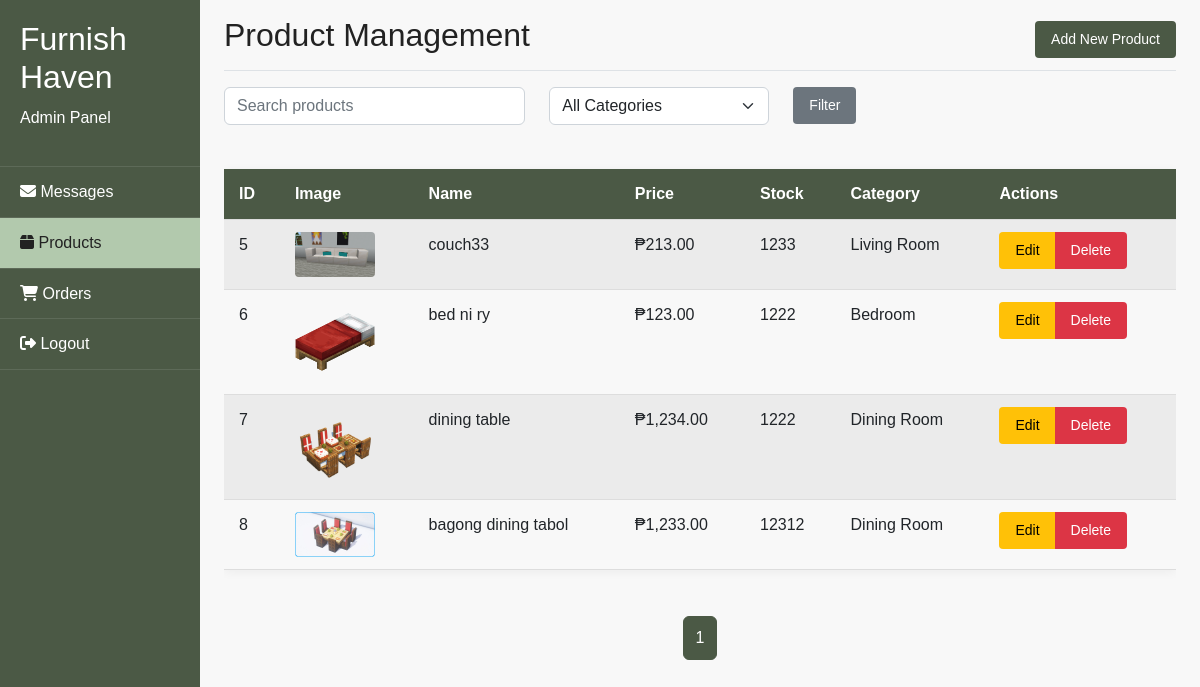
/admin_products.php, run on an earlier commit of the app's database.
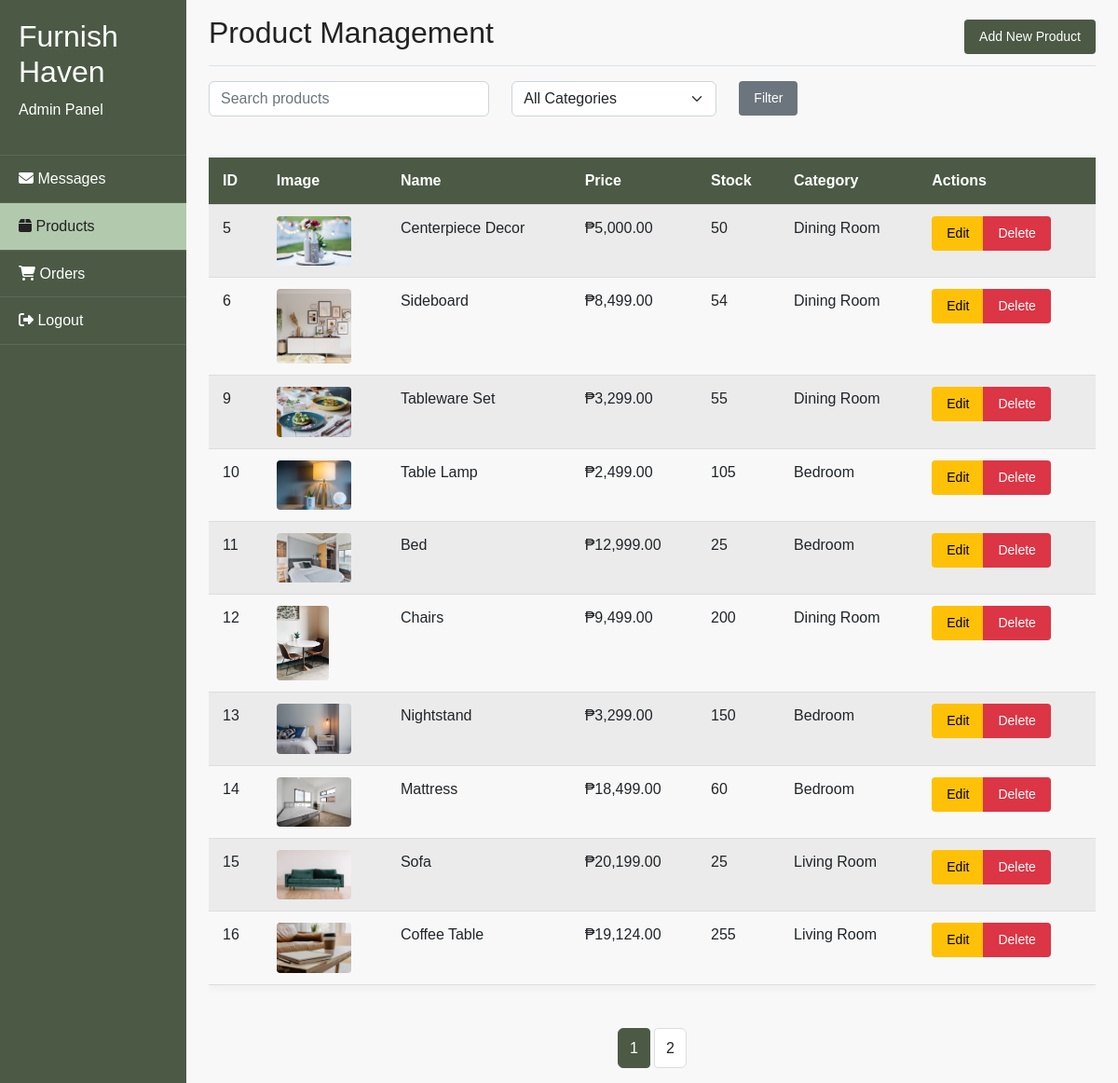
And on a later commit of the database.
### tables this page shows
CREATE TABLE `products` (
  `id` int(11) NOT NULL,
  `main_image` varchar(255) NOT NULL,
  `name` varchar(100) NOT NULL,
  `price` decimal(10,2) NOT NULL,
  `description` text NOT NULL,
  `stock` int(11) DEFAULT 0,
  `category` enum('Living Room','Bedroom','Dining Room') NOT NULL
);

### ProductManager.php (called while the page is built, shortened)
<?php
class ProductManager {
    private $pdo;
    public function __construct(PDO $database_connection) {
        $this->pdo = $database_connection;
    }
    public function listProducts($limit = 10, $offset = 0, $search = '', $category = '') {
        $query = "SELECT * FROM products WHERE 1=1";
        $params = [];
        $query .= " LIMIT :limit OFFSET :offset";
        $params[':limit'] = $limit;
        $params[':offset'] = $offset;
        $stmt = $this->pdo->prepare($query);
        foreach ($params as $key => $value) {
            $param_type = is_int($value) ? PDO::PARAM_INT : PDO::PARAM_STR;
            $stmt->bindValue($key, $value, $param_type);
        }
        $stmt->execute();
        return $stmt->fetchAll(PDO::FETCH_ASSOC);
    }
    public function countProducts($search = '', $category = '') {
        $query = "SELECT COUNT(*) as total FROM products WHERE 1=1";
        $params = [];
        $stmt = $this->pdo->prepare($query);
        $stmt->execute();
        $row = $stmt->fetch(PDO::FETCH_ASSOC);
        return $row['total'];
    }
}

### admin_products.php (the view, shortened to what this page needs)
<?php
require_once 'config.php';
require_once 'ProductManager.php';
$productManager = new ProductManager($pdo);
$page = isset($_GET['page']) ? (int)$_GET['page'] : 1;
$limit = 10;
$offset = ($page - 1) * $limit;
$search = isset($_GET['search']) ? trim($_GET['search']) : '';
$category = isset($_GET['category']) ? trim($_GET['category']) : '';
$products = $productManager->listProducts($limit, $offset, $search, $category);
$totalProducts = $productManager->countProducts($search, $category);
$totalPages = ceil($totalProducts / $limit);
?>
<!DOCTYPE html>
<html lang="en">
<head>
    <link href="https://cdn.jsdelivr.net/npm/bootstrap@5.2.3/dist/css/bootstrap.min.css" rel="stylesheet">
    <link rel="stylesheet" href="https://cdnjs.cloudflare.com/ajax/libs/font-awesome/6.4.0/css/all.min.css">
</head>
<body>
<div class="admin-container">
        <nav class="sidebar">
    <div class="sidebar-header">
        <h2>Furnish Haven</h2>
        <p>Admin Panel</p>
    </div>
    <ul class="sidebar-nav">
        <li><a href="admin_emails.php"><i class="fas fa-envelope"></i> Messages</a></li>
        <li><a href="admin_products.php" class="active"><i class="fas fa-box"></i> Products</a></li>
        <li><a href="admin_orders.php"><i class="fas fa-shopping-cart"></i> Orders</a></li>
        <li><a href="logout.php"><i class="fas fa-sign-out-alt"></i> Logout</a></li>
    </ul>
</nav>
        <main class="col-md-10 ms-sm-auto px-4">
            <div class="d-flex justify-content-between flex-wrap flex-md-nowrap align-items-center pt-3 pb-2 mb-3 border-bottom">
                <h1 class="h2">Product Management</h1>
                <div class="btn-toolbar mb-2 mb-md-0">
                    <a href="add_product.php" class="btn btn-sm btn-primary">Add New Product</a>
                </div>
            </div>
            <form method="GET" class="mb-4">
                <div class="row">
                    <div class="col-md-4">
                        <input type="text" name="search" class="form-control" placeholder="Search products"
                               value="<?php echo htmlspecialchars($search); ?>">
                    </div>
                    <div class="col-md-3">
                        <select name="category" class="form-select">
                            <option value="">All Categories</option>
                        </select>
                    </div>
                    <div class="col-md-2">
                        <button type="submit" class="btn btn-secondary">Filter</button>
                    </div>
                </div>
            </form>
            <div class="table-responsive">
                <table class="table table-striped table-hover">
                    <thead>
                        <tr>
                            <th>ID</th>
                            <th>Image</th>
                            <th>Name</th>
                            <th>Price</th>
                            <th>Stock</th>
                            <th>Category</th>
                            <th>Actions</th>
                        </tr>
                    </thead>
                    <tbody>
                        <?php foreach ($products as $product): ?>
                        <tr>
                            <td><?php echo $product['id']; ?></td>
                            <td>
                                <img src="uploads/products/<?php echo htmlspecialchars($product['main_image']); ?>"
                                     alt="Product Image" class="product-image">
                            </td>
                            <td><?php echo htmlspecialchars($product['name']); ?></td>
                            <td>₱<?php echo number_format($product['price'], 2); ?></td>
                            <td><?php echo $product['stock']; ?></td>
                            <td><?php echo htmlspecialchars($product['category']); ?></td>
                            <td>
                                <div class="btn-group" role="group">
                                    <a href="edit_product.php?id=<?php echo $product['id']; ?>"
                                       class="btn btn-sm btn-warning">Edit</a>
                                    <a href="?delete=<?php echo $product['id']; ?>"
                                       class="btn btn-sm btn-danger"
                                       onclick="return confirm('Are you sure you want to delete this product?');">Delete</a>
                                </div>
                            </td>
                        </tr>
                        <?php endforeach; ?>
                    </tbody>
                </table>
            </div>
            <nav>
                <ul class="pagination">
                    <?php for ($i = 1; $i <= $totalPages; $i++): ?>
                    <li class="page-item <?php echo $page === $i ? 'active' : ''; ?>">
                        <a class="page-link" href="?page=<?php echo $i;
                            echo $search ? '&search=' . urlencode($search) : '';
                            echo $category ? '&category=' . urlencode($category) : ''; ?>">
                            <?php echo $i; ?>
                        </a>
                    </li>
                    <?php endfor; ?>
                </ul>
            </nav>
        </main>
    </div>
</body>
</html>

### admin_products.php (style rules this page uses)
:root { --primary: #4B5945; --secondary: #66785F; --accent: #B2C9AD; --light: #f8f8f8; --white: #ffffff; --medium-gray: #dddddd; --dark-gray: #666666; --black: #222222; }
* { margin: 0; padding: 0; box-sizing: border-box; }
body { font-family: 'Arial', sans-serif; line-height: 1.6; color: var(--black); background-color: var(--light); }
.admin-container { display: flex; min-height: 100vh; }
.sidebar { width: 250px; background-color: var(--primary); color: white; padding: 20px 0; }
.sidebar-header { padding: 0 20px 20px; border-bottom: 1px solid rgba(255,255,255,0.1); }
.sidebar-nav { list-style: none; padding: 0; margin: 0; }
.sidebar-nav li { border-bottom: 1px solid rgba(255,255,255,0.1); }
.sidebar-nav a { display: block; padding: 12px 20px; color: white; text-decoration: none; transition: all 0.3s; }
.sidebar-nav a.active { background-color: var(--accent); color: var(--black); }
.btn { padding: 8px 16px; border: none; border-radius: 4px; cursor: pointer; font-size: 14px; transition: all 0.3s; }
.btn-primary { background-color: var(--primary); color: white; }
.btn-warning { background-color: #ffc107; color: black; }
.btn-danger { background-color: #dc3545; color: white; }
.table { width: 100%; border-collapse: collapse; margin-top: 20px; box-shadow: 0 2px 10px rgba(0,0,0,0.05); }
.table th, .table td { padding: 12px 15px; text-align: left; border-bottom: 1px solid var(--medium-gray); }
.table th { background-color: var(--primary); color: white; }
.table tr:nth-child(even) { background-color: var(--light); }
.product-image { max-width: 80px; max-height: 80px; object-fit: cover; border-radius: 4px; }
.pagination { display: flex; justify-content: center; margin-top: 30px; gap: 5px; }
.page-item { list-style: none; }
.page-link { padding: 8px 12px; text-decoration: none; border: 1px solid var(--medium-gray); border-radius: 4px; color: var(--black); transition: all 0.3s; }
.page-item.active .page-link { background-color: var(--primary); color: white; border-color: var(--primary); }

What changed in the data, as far as the page shows it:
removed products: id "7", main_image (picture), name "dining table", price "1,234.00", stock "1222", category "Dining Room"
removed products: id "8", main_image (placeholder picture), name "bagong dining tabol", price "1,233.00", stock "12312", category "Dining Room"
changed products id 5: main_image: a different picture; name "couch33" → "Centerpiece Decor"; price "213.00" → "5,000.00"; stock "1233" → "50"; category "Living Room" → "Dining Room"
changed products id 6: main_image: a different picture; name "bed ni ry" → "Sideboard"; price "123.00" → "8,499.00"; stock "1222" → "54"; category "Bedroom" → "Dining Room"
added products: id "9", main_image (picture), name "Tableware Set", price "3,299.00", stock "55", category "Dining Room"
added products: id "10", main_image (picture), name "Table Lamp", price "2,499.00", stock "105", category "Bedroom"
added products: id "11", main_image (picture), name "Bed", price "12,999.00", stock "25", category "Bedroom"
added products: id "12", main_image (picture), name "Chairs", price "9,499.00", stock "200", category "Dining Room"
added products: id "13", main_image (picture), name "Nightstand", price "3,299.00", stock "150", category "Bedroom"
added products: id "14", main_image (picture), name "Mattress", price "18,499.00", stock "60", category "Bedroom"
added products: id "15", main_image (picture), name "Sofa", price "20,199.00", stock "25", category "Living Room"
added products: id "16", main_image (picture), name "Coffee Table", price "19,124.00", stock "255", category "Living Room"
Also different on the page:
new list line: "2"
